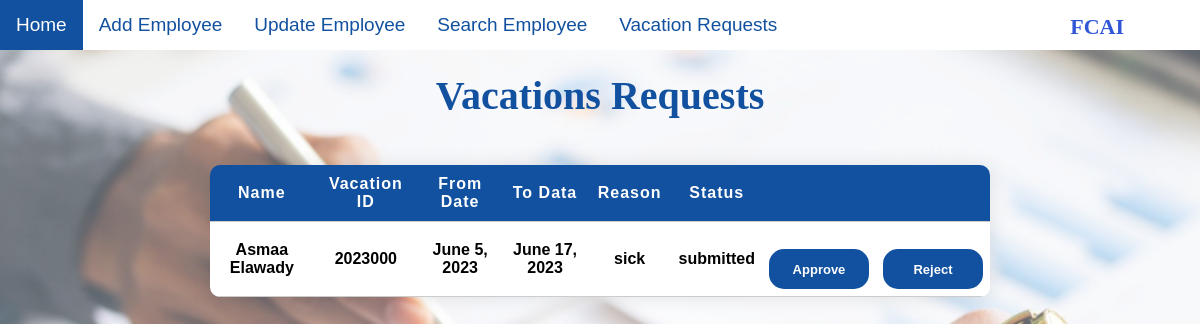
Before: /VR/ with the older database file.
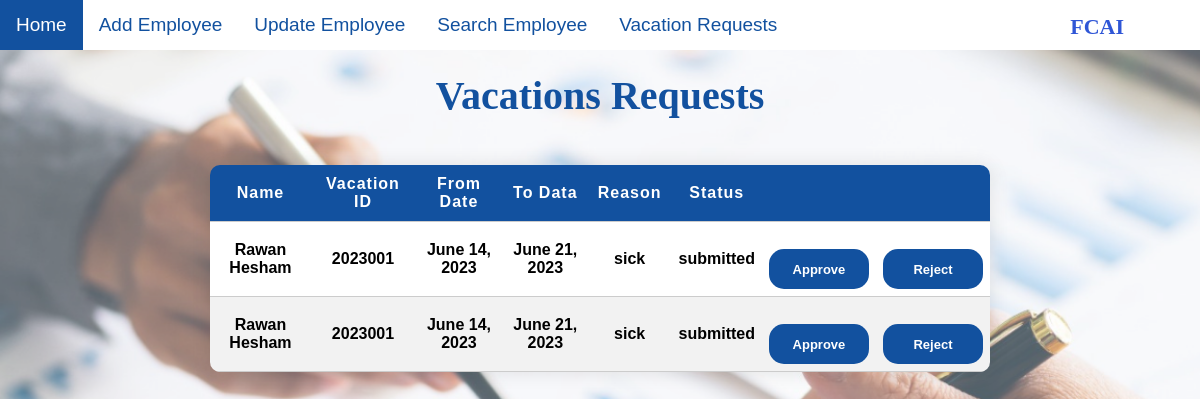
After: the same page with the newer database file.
### HR/models.py (models this page shows)
class RegisteredVacationForm(models.Model):
    VFName = models.CharField(max_length = 50)
    VFID = models.CharField(max_length = 50)
    VFFromDate = models.DateField()
    VFToDate = models.DateField()
    VFReason = models.TextField()
    VFStatus = models.CharField(max_length = 15)

### HR/views.py (the view)
# urls.py: path('VR/',views.VRDisplay,name='VRDisplay'),
def VRDisplay(request):
    from django.core import serializers
    data = serializers.serialize("python", RegisteredVacationForm.objects.all())
    context = {
      'data' : data
    }
    return render(request, 'VR.html', context)

### HR/templates/VR.html (shortened to what this page needs)
{% load static %}
{% block content%}
<!DOCTYPE html>
<html>
    <head>
        <link rel="stylesheet" href="{% static 'css/VRCSS.css' %}"/>
        {% include 'navbar.html' %}
    </head>
    <body>
        <div><h2> Vacations Requests </h2></div>
        {% if data %}
        <table>
            <thead>
                <tr>
                    <th>
                        Name
                    </th>
                    <th>
                        Vacation ID
                    </th>
                    <th>
                        From Date
                    </th>
                    <th>
                        To Data
                    </th>
                    <th>
                        Reason
                    </th>
                    <th>
                        Status
                    </th>
                    <th>
                    </th>
                    <th>
                    </th>
                </tr>
            </thead>
            {% for instance in data %}
                <tr>
                    <td>
                        {{instance.fields.VFName}}
                    </td>
                    <td>
                        {{instance.fields.VFID}}
                    </td>
                    <td>
                        {{instance.fields.VFFromDate}}
                    </td>
                    <td>
                        {{instance.fields.VFToDate}}
                    </td>
                    <td>
                        {{instance.fields.VFReason}}
                    </td>
                    <td>
                        {{instance.fields.VFStatus}}
                    </td>
                    <td>
                        <button class = "button"><a href="approve/{{ instance.fields.VFName }}/{{ instance.fields.VFID }}" class="link"> Approve </a></button>
                    </td>
                    <td><button class = "button"><a href="reject/{{instance.fields.VFID}}" class="link"> Reject </a></button>
                    </td>
                </tr>
            {%endfor%}
            {% else  %}
            <div id="searchEmpty">
      <br/>
          <p>No Vacation requests</p>
      </div>
         {% endif %}
        </table>
    </body>
</html>
{%endblock content %}

Changed rows visible on the page:
removed RegisteredVacationForm: fields.VFName "Asmaa Elawady", fields.VFID "2023000", fields.VFFromDate "June 5, 2023", fields.VFToDate "June 17, 2023", fields.VFReason "sick", fields.VFStatus "submitted"
added RegisteredVacationForm: fields.VFName "Rawan Hesham", fields.VFID "2023001", fields.VFFromDate "June 14, 2023", fields.VFToDate "June 21, 2023", fields.VFReason "sick", fields.VFStatus "submitted"
added RegisteredVacationForm: fields.VFName "Rawan Hesham", fields.VFID "2023001", fields.VFFromDate "June 14, 2023", fields.VFToDate "June 21, 2023", fields.VFReason "sick", fields.VFStatus "submitted"
Other visible differences:
new list line: "Approve Reject"
list line gone: "Approve Reject"
